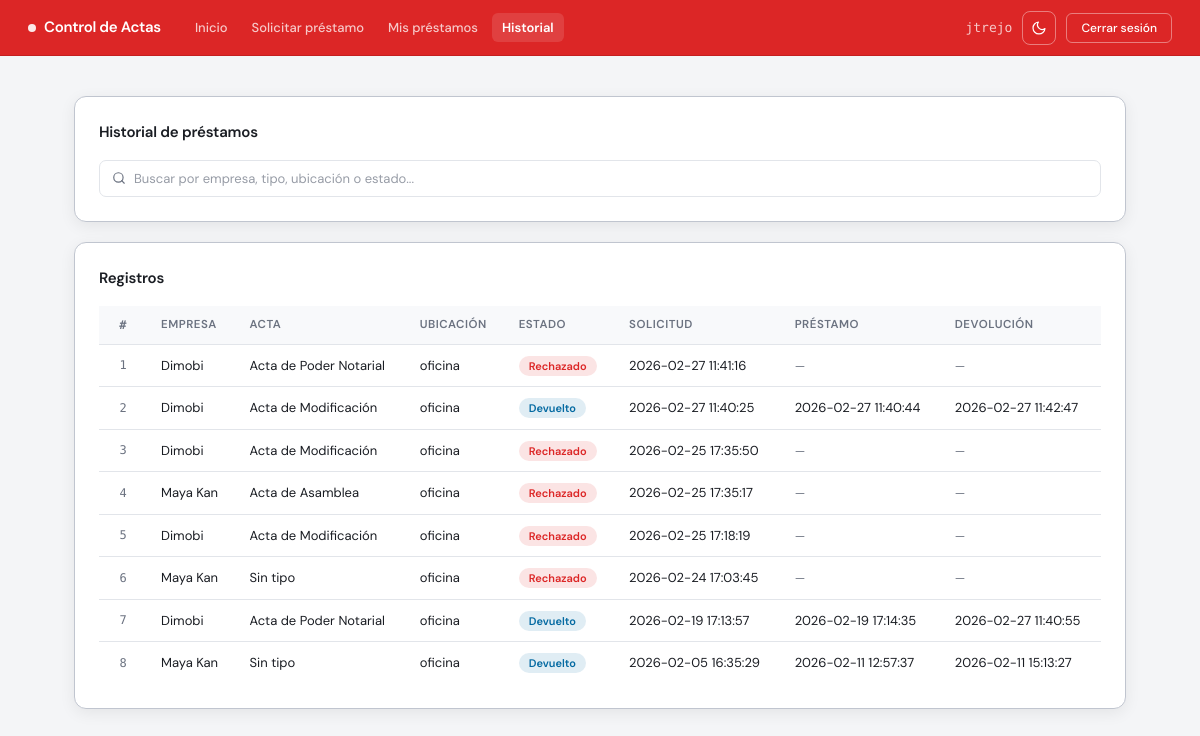
The app's page /usuario/historial.php (signed in) with its own data.
### tables this page shows
CREATE TABLE `prestamos` (
  `id_prestamo` int(11) NOT NULL,
  `id_acta` int(11) NOT NULL,
  `id_usuario` int(11) NOT NULL,
  `fecha_solicitud` datetime NOT NULL,
  `fecha_prestamo` datetime DEFAULT NULL,
  `fecha_devolucion` datetime DEFAULT NULL,
  `estado` enum('pendiente','prestado','devolucion_pendiente','devuelto','rechazado') NOT NULL
);

CREATE TABLE `empresas` (
  `id_empresa` int(11) NOT NULL,
  `nombre_empresa` varchar(150) NOT NULL,
  `rfc` varchar(20) DEFAULT NULL,
  `fecha_constitucion` date DEFAULT NULL
);

CREATE TABLE `tipos_acta` (
  `id_tipo` int(11) NOT NULL,
  `nombre_tipo` varchar(100) NOT NULL,
  `activo` tinyint(1) DEFAULT 1
);

CREATE TABLE `actas` (
  `id_acta` int(11) NOT NULL,
  `id_empresa` int(11) NOT NULL,
  `id_tipo` int(11) DEFAULT NULL,
  `ubicacion_fisica` varchar(100) DEFAULT NULL,
  `foto_portada` varchar(255) DEFAULT NULL
);

### usuario/historial.php (the view, shortened to what this page needs)
<?php
require_once "../config/db.php";
$id_usuario = $_SESSION['id_usuario'];
$buscar = isset($_GET['buscar']) ? trim($_GET['buscar']) : '';
$por_pagina = 10;
$pagina     = isset($_GET['p']) ? max(1, (int)$_GET['p']) : 1;
$offset     = ($pagina - 1) * $por_pagina;
$where_extra = "";
$num_inicio  = $offset + 1;
$historial = mysqli_query($conn, "
    SELECT
        p.estado,
        p.fecha_solicitud,
        p.fecha_prestamo,
        p.fecha_devolucion,
        t.nombre_tipo,
        a.ubicacion_fisica,
        e.nombre_empresa
    FROM prestamos p
    JOIN actas a ON p.id_acta = a.id_acta
    LEFT JOIN tipos_acta t ON a.id_tipo = t.id_tipo
    JOIN empresas e ON a.id_empresa = e.id_empresa
    WHERE p.id_usuario = $id_usuario
    $where_extra
    ORDER BY p.fecha_solicitud DESC
    LIMIT $por_pagina OFFSET $offset
");
?>
<!DOCTYPE html>
<html lang="es" data-theme="light">
<head>
    <link href="https://cdn.jsdelivr.net/npm/bootstrap@5.3.2/dist/css/bootstrap.min.css" rel="stylesheet">
</head>
<body>
<nav>
    <div class="nav-left">
        <a href="empresas.php" class="nav-brand">Control de Actas</a>
        <div class="nav-links">
            <a href="empresas.php"           class="nav-link-item">Inicio</a>
            <a href="solicitar_prestamo.php"  class="nav-link-item">Solicitar préstamo</a>
            <a href="mis_prestamos.php"       class="nav-link-item">Mis préstamos</a>
            <a href="historial.php"           class="nav-link-item active">Historial</a>
        </div>
    </div>
    <div class="nav-right">
        <span class="nav-user"><?= $_SESSION['usuario'] ?></span>
        <button class="btn-theme" id="themeToggle" title="Cambiar tema">
            <svg class="icon-moon" viewBox="0 0 24 24"><path d="M21 12.79A9 9 0 1 1 11.21 3 7 7 0 0 0 21 12.79z"/></svg>
        </button>
        <a href="../auth/logout.php" class="btn-logout">Cerrar sesión</a>
    </div>
</nav>
<div class="main">
    <div class="card">
        <div class="card-title">Historial de préstamos</div>
        <form method="GET" action="historial.php">
            <div class="search-row">
                <div class="search-wrap">
                    <svg viewBox="0 0 24 24"><circle cx="11" cy="11" r="8"/><line x1="21" y1="21" x2="16.65" y2="16.65"/></svg>
                    <input type="text" name="buscar"
                           placeholder="Buscar por empresa, tipo, ubicación o estado..."
                           value="<?= htmlspecialchars($buscar) ?>">
                </div>
            </div>
        </form>
    </div>
    <div class="card">
        <div class="card-title">Registros</div>
        <div class="table-wrap">
            <table>
                <thead>
                    <tr>
                        <th class="col-num" style="text-align:center">#</th>
                        <th>Empresa</th>
                        <th>Acta</th>
                        <th>Ubicación</th>
                        <th>Estado</th>
                        <th>Solicitud</th>
                        <th>Préstamo</th>
                        <th>Devolución</th>
                    </tr>
                </thead>
                <tbody>
                <?php
                $estadoMap = ['pendiente'=>'badge-pendiente','prestado'=>'badge-prestado','devolucion_pendiente'=>'badge-devolucion','devuelto'=>'badge-devuelto','rechazado'=>'badge-rechazado'];
                $labelMap  = ['pendiente'=>'Pendiente','prestado'=>'Prestado','devolucion_pendiente'=>'Dev. pendiente','devuelto'=>'Devuelto','rechazado'=>'Rechazado'];
                $num = $num_inicio;
                while($h = mysqli_fetch_assoc($historial)){
                    $cls = $estadoMap[$h['estado']] ?? 'badge-pendiente';
                    $lbl = $labelMap[$h['estado']]  ?? $h['estado'];
                ?>
                    <tr>
                        <td class="col-num" style="text-align:center"><?= $num++ ?></td>
                        <td><?= $h['nombre_empresa'] ?></td>
                        <td><?= $h['nombre_tipo'] ?? 'Sin tipo' ?></td>
                        <td><?= $h['ubicacion_fisica'] ?></td>
                        <td><span class="badge-estado <?= $cls ?>"><?= $lbl ?></span></td>
                        <td><?= $h['fecha_solicitud'] ?></td>
                        <td><?= $h['fecha_prestamo']   ?? '<span class="date-empty">—</span>' ?></td>
                        <td><?= $h['fecha_devolucion'] ?? '<span class="date-empty">—</span>' ?></td>
                    </tr>
                <?php } ?>
                </tbody>
            </table>
        </div>
    </div>
</div>
</body>
</html>

### records on screen
prestamos: empresas.nombre_empresa "Dimobi", tipos_acta.nombre_tipo "Acta de Poder Notarial", id_acta.ubicacion_fisica "oficina", estado "Rechazado", fecha_solicitud "2026-02-27 11:41:16", fecha_prestamo "—", fecha_devolucion "—"
prestamos: empresas.nombre_empresa "Dimobi", tipos_acta.nombre_tipo "Acta de Modificación", id_acta.ubicacion_fisica "oficina", estado "Devuelto", fecha_solicitud "2026-02-27 11:40:25", fecha_prestamo "2026-02-27 11:40:44", fecha_devolucion "2026-02-27 11:42:47"
prestamos: empresas.nombre_empresa "Dimobi", tipos_acta.nombre_tipo "Acta de Modificación", id_acta.ubicacion_fisica "oficina", estado "Rechazado", fecha_solicitud "2026-02-25 17:35:50", fecha_prestamo "—", fecha_devolucion "—"
prestamos: empresas.nombre_empresa "Maya Kan", tipos_acta.nombre_tipo "Acta de Asamblea", id_acta.ubicacion_fisica "oficina", estado "Rechazado", fecha_solicitud "2026-02-25 17:35:17", fecha_prestamo "—", fecha_devolucion "—"
prestamos: empresas.nombre_empresa "Dimobi", tipos_acta.nombre_tipo "Acta de Modificación", id_acta.ubicacion_fisica "oficina", estado "Rechazado", fecha_solicitud "2026-02-25 17:18:19", fecha_prestamo "—", fecha_devolucion "—"
prestamos: empresas.nombre_empresa "Maya Kan", nombre_tipo "Sin tipo", id_acta.ubicacion_fisica "oficina", estado "Rechazado", fecha_solicitud "2026-02-24 17:03:45", fecha_prestamo "—", fecha_devolucion "—"
prestamos: empresas.nombre_empresa "Dimobi", tipos_acta.nombre_tipo "Acta de Poder Notarial", id_acta.ubicacion_fisica "oficina", estado "Devuelto", fecha_solicitud "2026-02-19 17:13:57", fecha_prestamo "2026-02-19 17:14:35", fecha_devolucion "2026-02-27 11:40:55"
prestamos: empresas.nombre_empresa "Maya Kan", nombre_tipo "Sin tipo", id_acta.ubicacion_fisica "oficina", estado "Devuelto", fecha_solicitud "2026-02-05 16:35:29", fecha_prestamo "2026-02-11 12:57:37", fecha_devolucion "2026-02-11 15:13:27"

### other values on screen
$_SESSION['usuario'] "jtrejo"
